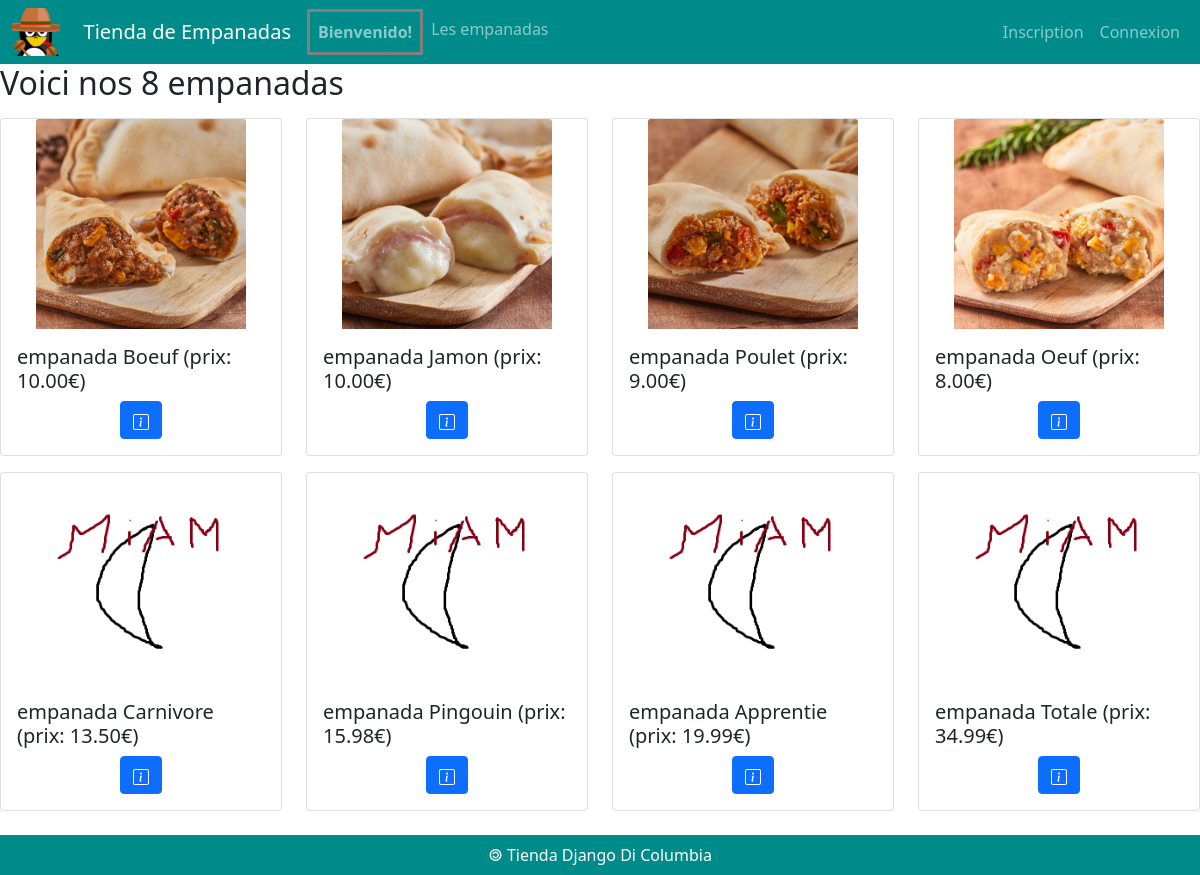
The page /empanadas/ on the database its author committed.
### empanadas/models.py (models this page shows)
class Empanada(models.Model) :
    idEmpanada = models.AutoField(primary_key = True)
    nomEmpanada = models.CharField(max_length = 50)
    prix = models.DecimalField(max_digits = 6, decimal_places = 2)
    image = models.ImageField(default = 'imagesEmpanadas/default.png', upload_to = 'imagesEmpanadas/')
    def __str__(self) :
        return 'empanada ' + self.nomEmpanada + ' (prix: ' + str(self.prix) + '€)'

### empanadas/views.py (the view)
# urls.py: path('empanadas/', views.empanadas),
def empanadas(request) :
    user = None
    if request.user.is_authenticated :
        user = TiendaUser.objects.get(id=request.user.id)
    lesEmpanadas = Empanada.objects.all()
    return render(
        request,
        'empanadas/empanadas.html',
        { 'empanadas' : lesEmpanadas,
          'user' : user,}
    )

### empanadas/templates/empanadas/empanadas.html (shortened to what this page needs)
{% extends 'empanadas/base.html' %}
{% block main %}
<h2>Voici nos {{empanadas|length}} empanadas</h2>
<div class="row mb-5 mt-3">
    {% for emp in empanadas %}
    <div class="col-sm-3 mb-3">
        <div class="card">
            <img src="{{MEDIA_URL}}{{emp.image}}" class="card-img-top mx-auto" alt="{{emp}}">
            <div class="card-body mx-auto">
                <h5 class="card-title">{{emp}}</h5>
                <div class="card-text mx-auto" style="text-align: center;">
                    <a href="/empanada/{{emp.idEmpanada}}" class="btn btn-primary">
                    </a>
                </div>
            </div>
        </div>
    </div>
    {% endfor %}
</div>
{% endblock %}

### empanadas/templates/empanadas/base.html (shortened to what this page needs)
{% load static %}
<!DOCTYPE html>
<html lang="fr">
<head>
    <link href="https://cdn.jsdelivr.net/npm/bootstrap@5.0.2/dist/css/bootstrap.min.css" rel="stylesheet">
    <link href="{% static 'empanadas/css/styles.css' %}" rel="stylesheet">
</head>
<body>
    <header>
        {% if user.is_staff %}
        {% include 'comptes/menuStaff.html' %}
        {% elif user.is_authenticated %}
        {% include 'comptes/menuClient.html' %}
        {% else %}
        {% include 'comptes/menuNonConnecte.html' %}
        {% endif %}
    </header>
    <main>
        {% block main %} {% endblock %}
    </main>
    <footer>
        {% include 'empanadas/footer.html' %}
    </footer>
</body>
</html>

### comptes/templates/comptes/menuNonConnecte.html (shortened to what this page needs)
{% load static %}
<nav class="navbar navbar-expand-lg navbar-dark">
    <div class="container-fluid">
        <img id="logo" src="{% static 'empanadas/img/mexicanPingouin.png' %}" alt="logo Pinguoin Mexicain">
        <a class="navbar-brand" href="#">Tienda de Empanadas</a>
        <div id="navbarText" class="collapse navbar-collapse" >
            <ul class="navbar-nav me-auto mb-2 mb-lg-0">
                <li class="nav-item">
                    <span class="nav-link" style="border: solid grey; font-weight: bold;">Bienvenido!</span>
                </li>
                <li class="nav-item">
                    <a class="nav-link" href="/empanadas">Les empanadas</a>
                </li>
            </ul>
            <ul class="navbar-nav">
                <li class="nav-item">
                    <a class="nav-link" href="/register">
                        Inscription
                    </a>
                </li>
                <li class="nav-item">
                    <a class="nav-link" href="/login">
                        Connexion
                    </a>
                </li>
            </ul>
        </div>
    </div>
</nav>

### empanadas/templates/empanadas/footer.html
<footer class="footer text-white py-2">
    <div class="container">
        &#127279; Tienda Django Di Columbia
    </div>
</footer>

### empanadas/static/empanadas/css/styles.css (style rules this page uses)
footer { position: fixed; left: 0; bottom: 0; width: 100%; background-color: darkcyan; color: white; text-align: center; }
nav { background-color: darkcyan; }
#logo { width: 3em; margin-right: 2%; }
.nav-item { text-align: center; }
.card-img-top { width: 75%; }

### rows shown on the page
Empanada: image (picture), nomEmpanada+prix "empanada Boeuf (prix: 10.00€)"
Empanada: image (picture), nomEmpanada+prix "empanada Jamon (prix: 10.00€)"
Empanada: image (picture), nomEmpanada+prix "empanada Poulet (prix: 9.00€)"
Empanada: image (picture), nomEmpanada+prix "empanada Oeuf (prix: 8.00€)"
Empanada: image (placeholder picture), nomEmpanada+prix "empanada Carnivore (prix: 13.50€)"
Empanada: image (placeholder picture), nomEmpanada+prix "empanada Pingouin (prix: 15.98€)"
Empanada: image (placeholder picture), nomEmpanada+prix "empanada Apprentie (prix: 19.99€)"
Empanada: image (placeholder picture), nomEmpanada+prix "empanada Totale (prix: 34.99€)"

### other values the page prints
{{ empanadas|length }} "8"
